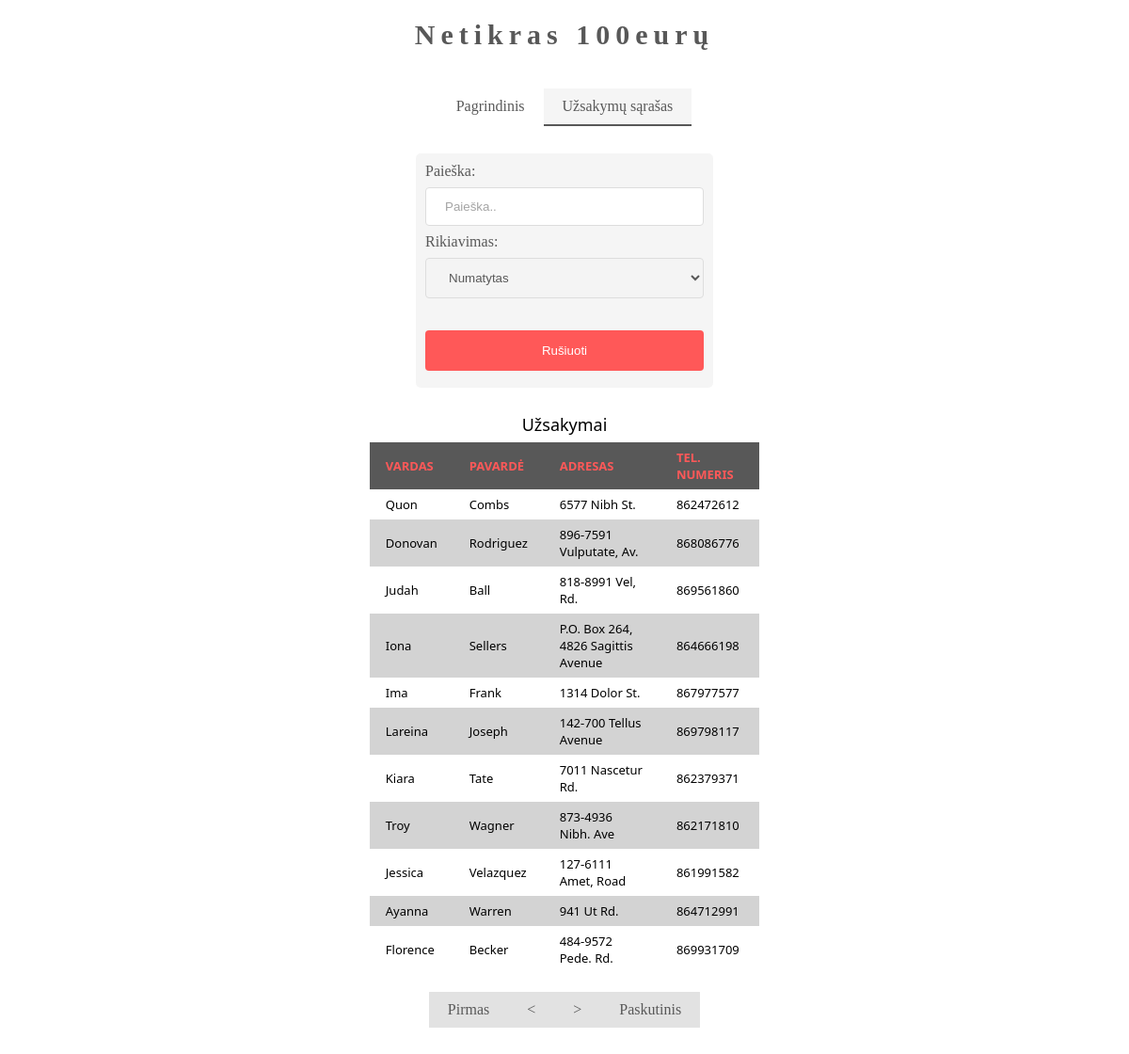
The page /orders.php?page=9 on the database its author committed.
### tables this page shows
CREATE TABLE `orders` (
  `id` int(11) NOT NULL,
  `firstname` varchar(255) DEFAULT NULL,
  `lastname` varchar(255) DEFAULT NULL,
  `address` varchar(255) DEFAULT NULL,
  `phonenumber` int(11) DEFAULT NULL
);

### orders.php (the view, shortened to what this page needs)
<?php
  $connection = db_connect();
  $search = "'%%'";
  $selectOption = 1;
  $sort = "id";
  if ($selectOption == 1) {
      $sort = "id";
  } elseif ($selectOption == 2) {
      $sort = "firstname ASC";
  } elseif ($selectOption == 3) {
      $sort = "firstname DESC";
  } elseif ($selectOption == 4) {
      $sort = "lastname ASC";
  } elseif ($selectOption == 5) {
      $sort = "lastname DESC";
  } elseif ($selectOption == 6) {
      $sort = "address ASC";
  } elseif ($selectOption == 7) {
      $sort = "address DESC";
  } elseif ($selectOption == 8) {
      $sort = "phonenumber ASC";
  } elseif ($selectOption == 9) {
      $sort = "phonenumber DESC";
  } elseif ($selectOption == 10) {
      $sort = "id ASC";
  } elseif ($selectOption == 11) {
      $sort = "id DESC";
  }
  if (isset($_GET['page'])) {
    $page = $_GET['page'];
  } else {
    $page = 1;
  }
  $no_of_records_per_page = 11;
  $offset = ($page-1) * $no_of_records_per_page;
  $total_pages_sql = "SELECT COUNT(*) FROM orders WHERE( firstname LIKE $search OR lastname LIKE $search OR address LIKE $search OR phonenumber LIKE $search) ORDER BY $sort;";
  $result = mysqli_query($connection,$total_pages_sql);
  $total_rows = mysqli_fetch_array($result)[0];
  $total_pages = ceil($total_rows / $no_of_records_per_page);
  $sql = "SELECT * FROM orders WHERE( firstname LIKE $search OR lastname LIKE $search OR address LIKE $search OR phonenumber LIKE $search) ORDER BY $sort LIMIT $offset, $no_of_records_per_page";
  $res_data = mysqli_query($connection,$sql);
  function db_connect(){
    $connection = mysqli_connect(dbconfig::DB_SERVER, dbconfig::DB_USERNAME, dbconfig::DB_PASSWORD, dbconfig::DB_NAME);
    mysqli_set_charset( $connection, 'utf8');
    return $connection;
  }
?>
<!DOCTYPE html>
<html>
  <head>
    <link rel="stylesheet" href="style/styles.css">
  </head>
  <body>
    <header class="header">
      <h1>Netikras 100eurų</h1>
      <div class="nav" >
        <a href="index.php">Pagrindinis</a>
        <a href="orders.php" class="active">Užsakymų sąrašas</a>
      </div>
    </header>
    <div class="form2">
      <form action="?page=1" method="post">
      <label for="search">Paieška:</label>
      <input type="text" id="search" name="search" placeholder="Paieška..">
      <label for="order">Rikiavimas:</label>
      <select name="order">
        <option value="1">Numatytas</option>
      </select>
      <br><br>
      <input type="submit" value="Rušiuoti" id="submit">
    </form>
    </div>
    <table class="data-table">
      <caption class="title">Užsakymai</caption>
      <thead>
        <tr>
          <th>Vardas</th>
          <th>Pavardė</th>
          <th>Adresas</th>
          <th>Tel. numeris</th>
        </tr>
      </thead>
      <tbody>
      <?php
        while($row = mysqli_fetch_array($res_data)){
          echo '<tr>
          <td>'.$row['firstname'].'</td>
          <td>'.$row['lastname'].'</td>
          <td>'.$row['address'].'</td>
          <td>'.$row['phonenumber'].'</td>
          </tr>';
        }
      ?>
      </tbody>
    </table>
    <div class="center">
      <div class="nav">
        <?php
          $pageminus = $page - 1;
          $pageplus = $page + 1;
          if($page > 1) {
            $prev = "<a style=\"background-color:lightgray;\" href=\"?page=$pageminus\"><</a>";
         } else $prev = "";
          if($page != $total_pages) {
            $next = "<a style=\"background-color:lightgray;\" href=\"?page=$pageplus\">></a>";
          } else $next = "";
          if($total_pages == 1) {
            $first = "";
            $last = "";
            $next = "";
          } else {
            $first = "<a style=\"background-color:lightgray;\" href=\"?page=1\">Pirmas</a>";
            $last = "<a style=\"background-color:lightgray;\" href=\"?page=$total_pages\">Paskutinis</a>";
          }
          if($total_rows == 0) {
            $first = "";
            $last = "";
            $next = "";
            $atsakymas = '<br><br><a style="background-color:lightgray;" href="?page=1">🗙 Rezultatų nerasta, grįžti atgal</a>';
          } else $atsakymas = "";
          echo $first.$prev.$next.$last.$atsakymas;
        ?>
      </div>
    </div>
  </body>
</html>

### style/styles.css (style rules this page uses)
h1 { letter-spacing:6px; font-size:30px!important; }
.header { text-align:center!important; opacity:0.65; }
.nav { overflow:hidden; display:inline-block; width:auto; padding-top:20px; padding-bottom:25px; text-align:center; }
.nav a { padding-top: 10px; padding-bottom: 10px; padding-right: 20px; padding-left: 20px; float:left; border:none; display:block; text-decoration:none; color:black; }
.nav a.active { background-color:#f1f1f1; border-bottom:2px solid black; }
input[type=text], select { width:100%; padding:12px 20px; margin:8px 0; display:inline-block; border:1px solid #ccc; border-radius:4px; box-sizing:border-box; }
input[type=number], select { width:100%; padding:12px 20px; margin:8px 0; display:inline-block; border:1px solid #ccc; border-radius:4px; box-sizing:border-box; }
input[type=submit] { width:100%; background-color:red; color:white; padding:14px 20px; margin:8px 0; border:none; border-radius:4px; cursor:pointer; }
table { margin:auto; font-family:"Lucida Sans Unicode", "Lucida Grande", "Segoe Ui"; font-size:11px; text-align:left; }
table td { transition:all .5s; }
.data-table { border-collapse:collapse; font-size:13px; width:35%; }
.data-table th, .data-table td { border:1px solid #black; padding:7px 17px; }
.data-table caption { font-size:18px; margin:7px; padding-top:20px; }
.data-table thead th { background-color:black; color:red; opacity:0.65; border-color:#6ea1cc !important; text-transform:uppercase; }
.data-table tbody td { color: black; }
.data-table tbody td:first-child, .data-table tbody td:nth-child(4), .data-table tbody td:last-child { text-align:left; }
.data-table tbody tr td { background-color:lightgrey; }
.data-table tbody tr:nth-child(odd) td { background-color:white; }
.form2 { width:25%; margin:auto; border-radius:5px; background-color:#f1f1f1; padding:10px; opacity:0.65; }
.center { text-align:center!important; opacity:0.65; }

### rows shown on the page
orders: firstname "Quon", lastname "Combs", address "6577 Nibh St.", phonenumber "862472612"
orders: firstname "Donovan", lastname "Rodriguez", address "896-7591 Vulputate, Av.", phonenumber "868086776"
orders: firstname "Judah", lastname "Ball", address "818-8991 Vel, Rd.", phonenumber "869561860"
orders: firstname "Iona", lastname "Sellers", address "P.O. Box 264, 4826 Sagittis Avenue", phonenumber "864666198"
orders: firstname "Ima", lastname "Frank", address "1314 Dolor St.", phonenumber "867977577"
orders: firstname "Lareina", lastname "Joseph", address "142-700 Tellus Avenue", phonenumber "869798117"
orders: firstname "Kiara", lastname "Tate", address "7011 Nascetur Rd.", phonenumber "862379371"
orders: firstname "Troy", lastname "Wagner", address "873-4936 Nibh. Ave", phonenumber "862171810"
orders: firstname "Jessica", lastname "Velazquez", address "127-6111 Amet, Road", phonenumber "861991582"
orders: firstname "Ayanna", lastname "Warren", address "941 Ut Rd.", phonenumber "864712991"
orders: firstname "Florence", lastname "Becker", address "484-9572 Pede. Rd.", phonenumber "869931709"
